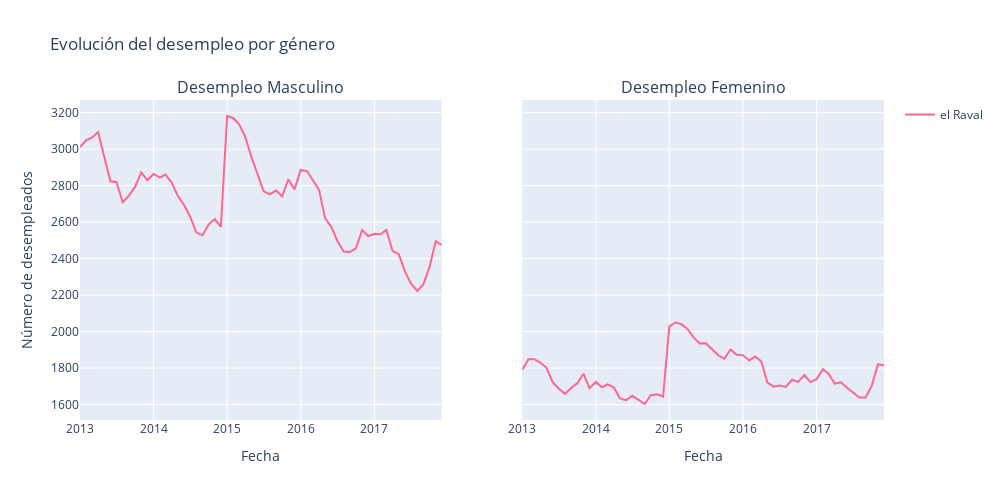
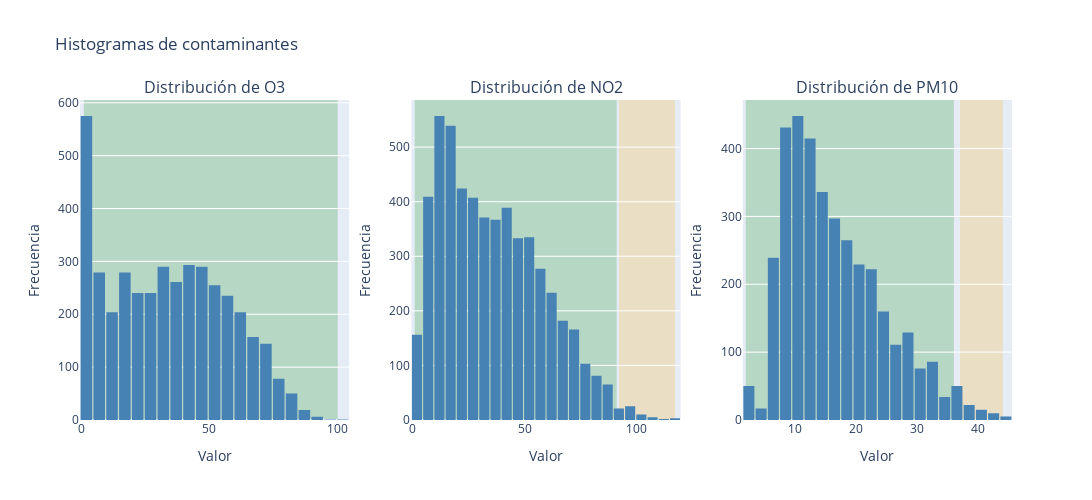

Notebook source saved alongside these figures, in order:
### Markdown cell above
### Data analysis

### Code cell
%run graphs.ipynb
